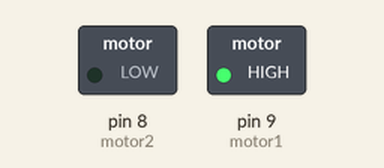
The sketch below on a simulated Arduino Uno, built with avr-gcc and run on an emulated ATmega328P. On the bench: switched loads named in the sketch (green lamp = pin HIGH).

Above: at 3.0 s.
At 9.0 s:
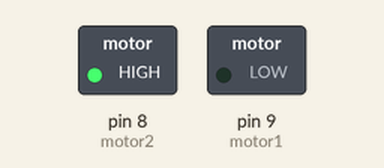
Timing chart, 0 to 15.6 s (numbered marks = the images above):
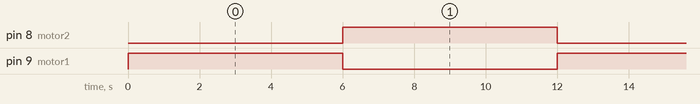

The sketch:

sketch_jul31a.ino
```cpp
int motor1=9;
int motor2=8;
void setup() {
  // put your setup code here, to run once:
pinMode(motor1,OUTPUT);
pinMode(motor2, OUTPUT);
}

void loop() {
  // put your main code here, to run repeatedly:
digitalWrite(motor1,HIGH);
digitalWrite(motor2,LOW);
delay(6000);
digitalWrite(motor2,HIGH);
digitalWrite(motor1,LOW);
delay(6000);
}
```

Measured:
- by itself, pin 8 (motor2), pin 9 (motor1): alternates HIGH for 6.0 s and LOW for 6.0 s
